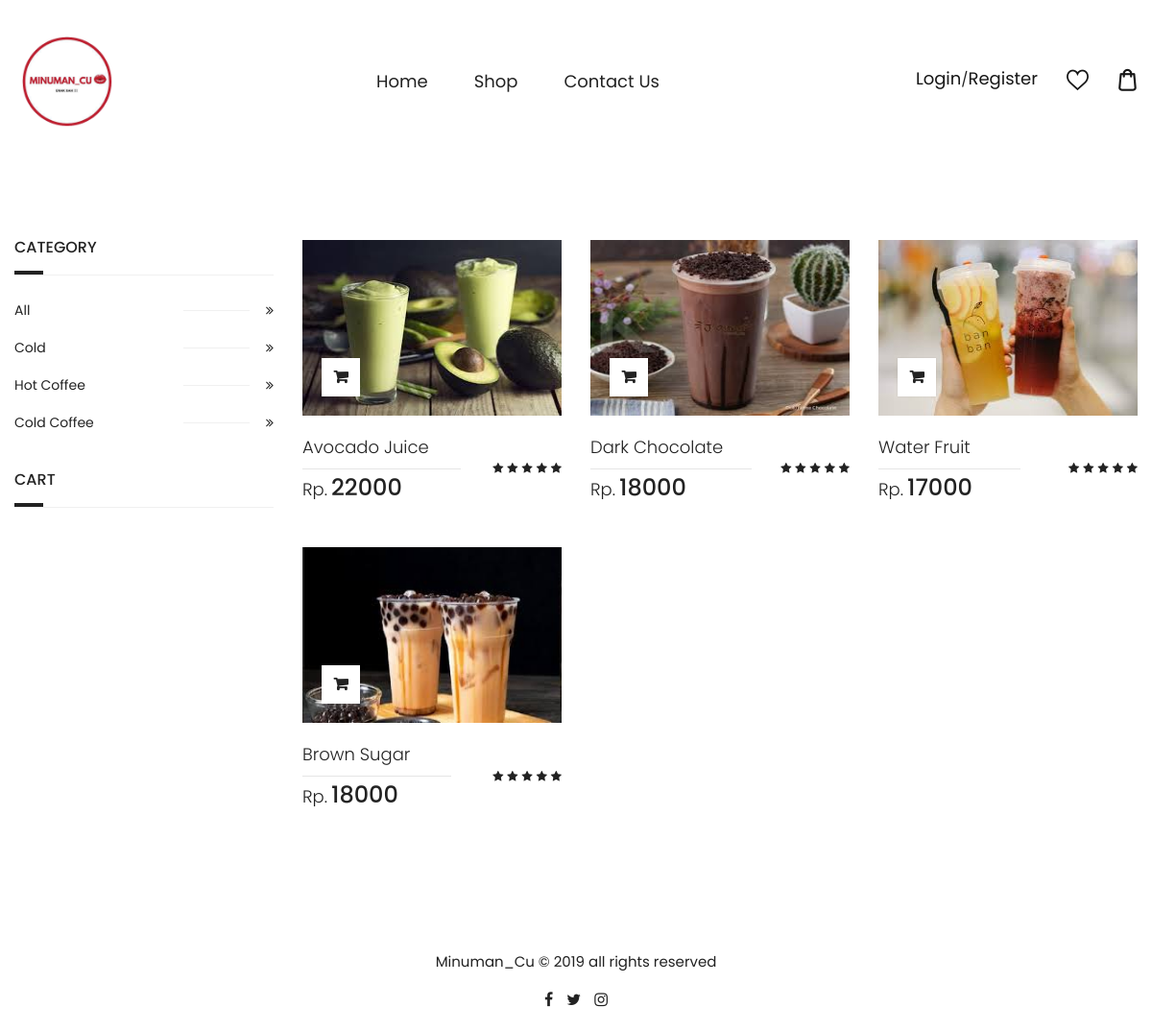
Page /product?id=1 on the committed database.
### tables this page shows
CREATE TABLE `product` (
  `idProduct` int(11) NOT NULL,
  `name` varchar(25) NOT NULL,
  `stock` int(11) NOT NULL,
  `price` double NOT NULL,
  `img` varchar(255) NOT NULL,
  `description` varchar(200) NOT NULL,
  `kategori` int(5) NOT NULL
);

CREATE TABLE `category` (
  `idCategory` int(11) NOT NULL,
  `nama_kategori` varchar(50) NOT NULL
);

### application/controllers/Product.php (called while the page is built, shortened)
<?php
class Product extends CI_Controller
{
	function __construct()
	{
		$this->load->model('mProduct');
		$this->load->model('mCategory');
		$this->load->library('cart');
	}
	public function index()
	{
		$kategory = $this->input->get('id', TRUE);
		$data['product'] = $this->mProduct->get_all_product($kategory);
		$data['category'] = $this->mCategory->get_all_category();
		$this->load->view('layout/header_page');
		$this->load->view('pages/product', $data);
		$this->load->view('layout/footer');
	}
}

### index.php (called while the page is built, shortened)
<?php
require_once BASEPATH.'core/CodeIgniter.php';

### application/models/mProduct.php (called while the page is built)
<?php
    class mProduct extends CI_Model{
        function get_all_product($kategori){
            if($kategori>0)
			{
				$this->db->where('kategori',$kategori);
			}
            $query = $this->db->get('product');
            return $query->result_array();
        }
    }
?>

### application/models/mCategory.php (called while the page is built)
<?php
    class mCategory extends CI_Model{
        public function get_all_category()
        {
            $query = $this->db->get('category');
            return $query->result_array();
        }
    }
?>

### application/views/pages/product.php (the view, shortened to what this page needs)
<div  class="main-content-wrapper">
    <div class="shop-page-wrapper ptb--80">
        <div class="container">
            <div class="row">
                <div class="col-xl-9 col-lg-8 order-lg-2 mb-md--50">
                    <div class="shop-products">
                        <div class="row">
                        <?php foreach($product as $row){ ?>
                            <div class="col-xl-4 col-sm-6 mb--50">
                                <div class="payne-product">
                                <form method="post" action="<?php echo base_url();?>cart/add_cart" method="post" accept-charset="utf-8">
                                    <div class="product__inner">
                                        <div class="product__image">
                                            <figure class="product__image--holder">
                                                <img src="dist/img/products/<?php echo $row['img']; ?>" alt="Products" style = "height : 183px;width : 275px" >
                                            </figure>
                                            <div class="product__action">
                                                <button type="submit" class="action-btn">
                                                    <i class="fa fa-shopping-cart"></i>
                                                </button>
                                            </div>
                                        </div>
                                        <div class="product__info">
                                            <div class="product__info--left">
                                                <h3 class="product__title">
                                                    <span><?php echo $row['name']; ?></span>
                                                </h3>
                                                <div class="product__price">
                                                    <span class="sign">Rp.</span>
                                                    <span class="money"><?php echo $row['price']; ?></span>
                                                </div>
                                            </div>
                                            <div class="product__info--right">
                                                <span class="product__rating">
                                                    <i class="fa fa-star"></i>
                                                    <i class="fa fa-star"></i>
                                                    <i class="fa fa-star"></i>
                                                    <i class="fa fa-star"></i>
                                                    <i class="fa fa-star"></i>
                                                </span>
                                            </div>
                                        </div>
                                    </div>
                                </form>
                                </div>
                            </div>
                        <?php } ?>
                        </div>
                    </div>
                </div>
                <div class="col-xl-3 col-lg-4 order-lg-1">
                    <aside class="shop-sidebar">
                        <div class="shop-widget mb--40">
                            <h3 class="widget-title mb--25">Category</h3>
                            <ul class="widget-list category-list">
                                <li>
                                    <a href="product">
                                        <span class="category-title">All</span>
                                        <i class="fa fa-angle-double-right"></i>
                                    </a>
                                </li>
                                <?php
                                    foreach($category as $row){
                                ?>
                                    <li>
                                        <a href="<?php echo base_url(); ?>product?id=<?php echo $row['idCategory']; ?>">
                                            <span class="category-title"><?php echo $row['nama_kategori'] ?></span>
                                            <i class="fa fa-angle-double-right"></i>
                                        </a>
                                    </li>
                                <?php } ?>
                            </ul>
                        </div>
                        <div class="shop-widget mb--40">
                            <h3 class="widget-title mb--25">Cart</h3>
                        </div>
                    </aside>
                </div>
            </div>
        </div>
    </div>
</div>

### application/views/layout/header_page.php (shortened to what this page needs)
<!doctype html>
<html class="no-js" lang="zxx">
<head>
    <link rel="stylesheet" href="dist/css/vendor.css">
    <link rel="stylesheet" href="dist/css/main.css">
</head>
<body>
    <div class="wrapper">
        <header class="header header-default site-header">
            <div class="header__outer">
                <div class="header__inner header--fixed">
                    <div class="container">
                        <div class="header__main">
                            <div class="header__col header__left">
                                <a href="<?php echo base_url('home') ?>" class="logo">
                                    <figure class="logo--normal">
                                        <img src="dist/img/logo/logo.png" alt="Logo">
                                    </figure>
                                </a>
                            </div>
                            <div class="header__col header__center">
                                <nav class="main-navigation d-none d-lg-block">
                                    <ul class="mainmenu">
                                        <li class="mainmenu__item menu-item-has-children position-relative">
                                            <a href="<?= base_url(); ?>" class="mainmenu__link">Home</a>
                                        </li>
                                        <li class="mainmenu__item menu-item-has-children position-static">
                                            <a href="<?= base_url('product') ?>" class="mainmenu__link">Shop</a>
                                        </li>
                                        <li class="mainmenu__item">
                                            <a href="<?php echo base_url('contactus') ?>" class="mainmenu__link">Contact Us</a>
                                        </li>
                                    </ul>
                                </nav>
                            </div>
                            <div class="header__col header__right">
                                <div class="toolbar-item d-none d-lg-block">
                                    <p><?php
                                        if ($user_name) {
                                            echo $user_name;
                                        } else {
                                            echo '<a href="login" class="toolbar-btn">';
                                            echo '<span>Login</span>';
                                            echo '</a>/';
                                            echo '<a href="register" class="toolbar-btn">';
                                            echo '<span>Register</span>';
                                            echo '</a>';
                                        }
                                        ?>
                                    </p>
                                </div>
                                <div class="toolbar-item">
                                    <a href="<?php echo base_url('wishlist') ?>" class="toolbar-btn">
                                        <i class="flaticon-heart"></i>
                                    </a>
                                </div>
                                <div class="toolbar-item mini-cart-btn">
                                    <a href="<?php echo base_url('cart') ?>" class="toolbar-btn">
                                        <span class="mini-cart-btn__icon">
                                            <i class="flaticon-bag"></i>
                                        </span>
                                    </a>
                                </div>
                            </div>
                        </div>
                    </div>
                </div>
                <div class="header-sticky-height"></div>
            </div>
        </header>

### application/views/layout/footer.php (shortened to what this page needs)
                <div class="row ptb--20">
                    <div class="col-12 text-center">
                        <p class="copyright-text">Minuman_Cu &copy; 2019 all rights reserved</p>
                        <div class="social space-10">
                            <a href="https://www.facebook.com" target="_blank" rel="noopener noreferrer" class="social__link">
                                <i class="fa fa-facebook"></i>
                            </a>
                            <a href="https://www.twitter.com" target="_blank" rel="noopener noreferrer" class="social__link">
                                <i class="fa fa-twitter"></i>
                            </a>
                            <a href="https://www.instagram.com/cemilan_cu1/" target="_blank" rel="noopener noreferrer" class="social__link">
                                <i class="fa fa-instagram"></i>
                            </a>
                        </div>
                    </div>
                </div>
            </div>
</body>
</html>

### application/views/layout/header_page.php (style rules this page uses)
.logo--normal { height: 110px; width: 110px; }

### rows in the picture
product: img (picture), name "Avocado Juice", price "22000"
product: img (picture), name "Dark Chocolate", price "18000"
product: img (picture), name "Water Fruit", price "17000"
product: img (picture), name "Brown Sugar", price "18000"
category: nama_kategori "Cold"
category: nama_kategori "Hot Coffee"
category: nama_kategori "Cold Coffee"
